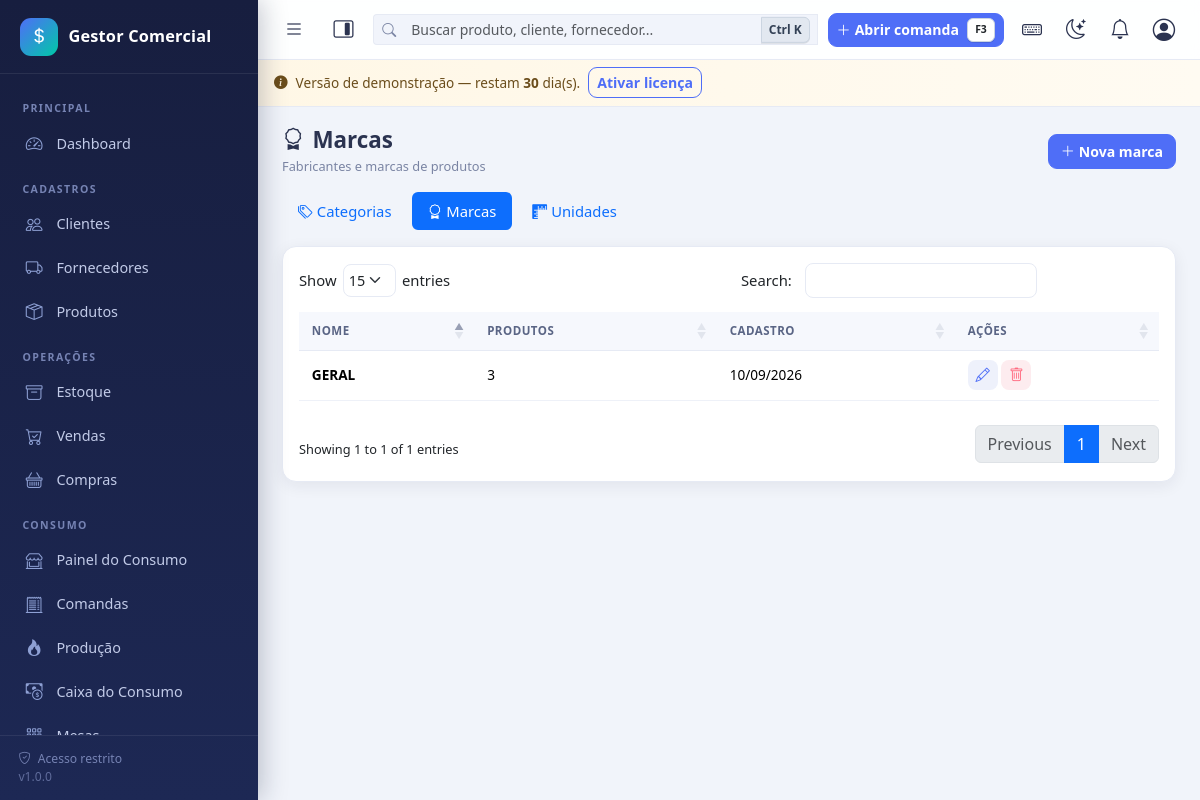
Page /marcas/index.php (signed in) on the committed database.
### tables this page shows
CREATE TABLE `marcas` (
  `id` int(11) NOT NULL,
  `nome` varchar(80) NOT NULL,
  `criado_em` datetime NOT NULL DEFAULT current_timestamp()
);

### config/auth.php (called while the page is built, shortened)
<?php
function usuario_atual(): ?array
{
    static $usuario = null;
    static $carregado = false;
    if ($carregado) {
        return $usuario;
    }
    $carregado = true;
    try {
        $stmt = db()->prepare('SELECT * FROM usuarios WHERE id = ? LIMIT 1');
        $stmt->execute([(int)$_SESSION['user_id']]);
        $linha = $stmt->fetch();
        $usuario = $linha;
    } catch (Throwable $e) {
        erro_banco($e, 'usuario_atual');
    }
    return $usuario;
}
function exigir_login(): void
{
    if (!usuario_atual()) {
        if (is_ajax()) {
            json_resposta(false, 'Sessão expirada. Faça login novamente.', null, 401);
        }
        flash('warning', 'Faça login para acessar o sistema.');
        redirecionar('login/index.php');
    }
}
function permissao_carregadas(): array
{
    $usuario = usuario_atual();
    $permitidas = [];
    try {
        $chaves = [];
        if ((int)$usuario['is_admin'] === 1) {
            $stmt = db()->query('SELECT chave FROM permissoes');
            foreach ($stmt->fetchAll() as $l) {
                $chaves[] = $l['chave'];
            }
            return $permitidas = array_flip($chaves);
        }
        $permitidas = array_flip(array_unique($chaves));
    } catch (Throwable $e) {
        erro_banco($e, 'permissao_carregadas');
    }
    return $permitidas;
}
function tem_permissao(string $chave): bool
{
    $usuario = usuario_atual();
    if ((int)$usuario['is_admin'] === 1) {
        return true;
    }
    return array_key_exists($chave, permissao_carregadas());
}

### config/database.php (called while the page is built, shortened)
<?php
function db(): PDO
{
    static $pdo = null;
    if ($pdo === null) {
        $dsn = 'mysql:host=' . DB_HOST . ';dbname=' . DB_NAME . ';charset=' . DB_CHARSET;
        try {
            $pdo = new PDO($dsn, DB_USER, DB_PASS, [
                PDO::ATTR_ERRMODE            => PDO::ERRMODE_EXCEPTION,
                PDO::ATTR_DEFAULT_FETCH_MODE => PDO::FETCH_ASSOC,
                PDO::ATTR_EMULATE_PREPARES   => false,
            ]);
        } catch (PDOException $e) {
            error_log('[BANCO] Falha de conexão: ' . $e->getMessage());
            http_response_code(500);
            if (defined('DEV_MODE') && DEV_MODE) {
                exit('Falha na conexão com o banco de dados. Verifique se o MySQL/MariaDB está ativo e se os dados em config/config.php estão corretos.');
            }
            exit('Serviço temporariamente indisponível.');
        }
    }
    return $pdo;
}

### includes/functions.php (called while the page is built, shortened)
<?php
function e($valor): string
{
    return htmlspecialchars((string)$valor, ENT_QUOTES, 'UTF-8');
}
function url(string $caminho = ''): string
{
    return BASE_URL . '/' . ltrim($caminho, '/');
}
function formatar_data($data): string
{
    $ts = is_numeric($data) ? (int)$data : strtotime((string)$data);
    return $ts ? date('d/m/Y', $ts) : '';
}

### marcas/index.php (the view, shortened to what this page needs)
<?php
exigir_login();
$dados = db()->query(
    'SELECT m.*, (SELECT COUNT(*) FROM produtos p WHERE p.marca_id = m.id) AS qtd
       FROM marcas m ORDER BY m.nome'
)->fetchAll();
include INC . 'header.php';
?>
<div class="page-header">
    <div>
        <h1><i class="bi bi-award me-2"></i>Marcas</h1>
        <span class="subtitulo">Fabricantes e marcas de produtos</span>
    </div>
    <button class="btn btn-primary" data-bs-toggle="modal" data-bs-target="#modalMarca"><i class="bi bi-plus-lg me-1"></i>Nova marca</button>
</div>
<ul class="nav nav-pills mb-3 gap-1">
    <?php if (tem_permissao('categorias_ver')): ?>
    <li class="nav-item"><a class="nav-link<?= $moduloAtual === 'categorias' ? ' active' : '' ?>" href="<?= url('categorias/index.php') ?>"><i class="bi bi-tags me-1"></i>Categorias</a></li>
    <?php endif; ?>
    <?php if (tem_permissao('marcas_ver')): ?>
    <li class="nav-item"><a class="nav-link<?= $moduloAtual === 'marcas' ? ' active' : '' ?>" href="<?= url('marcas/index.php') ?>"><i class="bi bi-award me-1"></i>Marcas</a></li>
    <?php endif; ?>
    <?php if (tem_permissao('unidades_ver')): ?>
    <li class="nav-item"><a class="nav-link<?= $moduloAtual === 'unidades' ? ' active' : '' ?>" href="<?= url('unidades/index.php') ?>"><i class="bi bi-rulers me-1"></i>Unidades</a></li>
    <?php endif; ?>
</ul>
<div class="card">
    <div class="card-body">
        <div class="table-responsive">
            <table class="table table-hover table-geral" data-ordem="0">
                <thead>
                    <tr>
                        <th>Nome</th>
                        <th>Produtos</th>
                        <th>Cadastro</th>
                        <th class="no-print">Ações</th>
                    </tr>
                </thead>
                <tbody>
                    <?php foreach ($dados as $r): ?>
                    <tr>
                        <td class="fw-semibold"><?= e($r['nome']) ?></td>
                        <td><?= (int)$r['qtd'] ?></td>
                        <td><?= formatar_data($r['criado_em']) ?></td>
                        <td class="text-nowrap">
                            <?php if (tem_permissao('marcas_editar')): ?>
                            <button class="acao-btn btn-soft editar-marca" data-id="<?= (int)$r['id'] ?>" data-nome="<?= e($r['nome']) ?>" data-bs-toggle="tooltip" title="Editar"><i class="bi bi-pencil"></i></button>
                            <?php endif; ?>
                            <?php if (tem_permissao('marcas_excluir')): ?>
                            <form action="<?= url('marcas/excluir.php') ?>" method="post" class="d-inline">
                                <button type="submit" class="acao-btn btn-soft-danger excluir-marca" data-bs-toggle="tooltip" title="Excluir"><i class="bi bi-trash"></i></button>
                            </form>
                            <?php endif; ?>
                        </td>
                    </tr>
                    <?php endforeach; ?>
                </tbody>
            </table>
        </div>
    </div>
</div>
<?php include INC . 'footer.php'; ?>

### assets/css/app.css (style rules this page uses)
:root { --sidebar-w: 258px; --sidebar-bg: linear-gradient(180deg, #171e3f 0%, #1d2854 100%); --accent: #4f6ef7; --accent-2: #00c9a7; --danger-soft: #ff6b81; --bg: #f1f4fa; --card-bg: #ffffff; --card-radius: 14px; --shadow: 0 4px 16px rgba(23, 30, 63, .07); --shadow-lg: 0 10px 30px rgba(23, 30, 63, .12); --text: #2b3350; --muted: #7a84a3; --border: #e6eaf4; --topbar-bg: rgba(255, 255, 255, .92); }
* { box-sizing: border-box; }
html, body { height: 100%; }
body { font-family: "Segoe UI", system-ui, -apple-system, Roboto, Arial, sans-serif; background: var(--bg); color: var(--text); font-size: .925rem; overflow-x: hidden; }
a { text-decoration: none; }
.page-header { display: flex; flex-wrap: wrap; align-items: center; justify-content: space-between; gap: .6rem; margin-bottom: 1rem; }
.page-header h1 { font-size: 1.25rem; font-weight: 700; margin: 0; }
.page-header .subtitulo { color: var(--muted); font-size: .8rem; }
.card { border: 1px solid var(--border); border-radius: var(--card-radius); box-shadow: var(--shadow); background: #fff; }
.table-geral { width: 100% !important; font-size: .85rem; margin: 0 !important; }
.table-responsive { overflow-x: auto; -webkit-overflow-scrolling: touch; scrollbar-width: thin; }
.table-geral thead th { background: #f6f8fd; color: #5a6585; font-size: .72rem; text-transform: uppercase; letter-spacing: .5px; border-bottom: 1px solid var(--border); white-space: nowrap; padding: .65rem .8rem; }
.table-geral td { vertical-align: middle; padding: .6rem .8rem; border-color: #eef1f8; }
.btn { border-radius: 9px; font-size: .88rem; font-weight: 600; }
.btn-primary { background: var(--accent); border-color: var(--accent); }
.btn-soft { background: #eef1fb; border: 0; color: var(--accent); }
.btn-soft-danger { background: #fdecef; border: 0; color: var(--danger-soft); }
.acao-btn { width: 30px; height: 30px; display: inline-grid; place-items: center; border-radius: 8px; font-size: .9rem; }
@media (min-width: 992px) { .page-header h1 { font-size: 1.4rem; } }

### rows in the picture
marcas: nome "GERAL", qtd "3", criado_em "10/09/2026"

### other values in the picture
$nomeEmpresa "Gestor Comercial"
$rotulo "Clientes"
$rotulo "Fornecedores"
$rotulo "Produtos"
$rotulo "Estoque"
$rotulo "Vendas"
$rotulo "Compras"
rotulo_consumo() "CONSUMO"
licenca_dias_restantes() "30"
